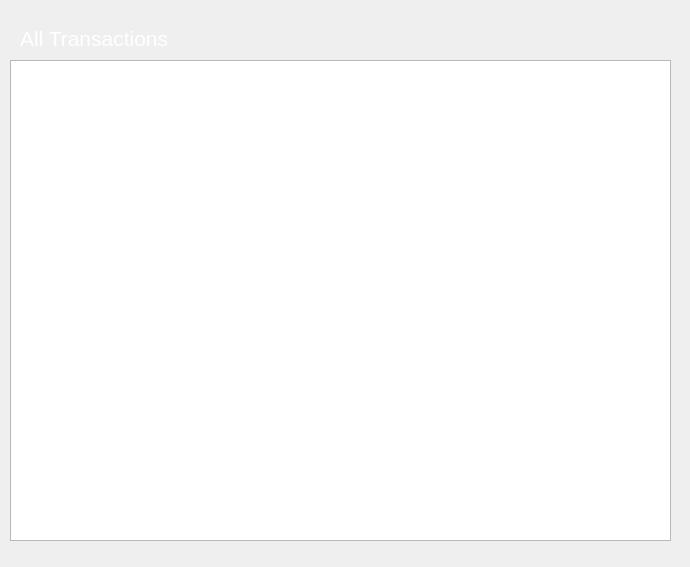
<?xml version="1.0" encoding="UTF-8"?>
<ui version="4.0">
 <class>UserTransactionsClass</class>
 <widget class="QDialog" name="UserTransactionsClass">
  <property name="geometry">
   <rect>
    <x>0</x>
    <y>0</y>
    <width>690</width>
    <height>567</height>
   </rect>
  </property>
  <property name="windowTitle">
   <string>UserTransactions</string>
  </property>
  <widget class="QListWidget" name="listTransactions_all">
   <property name="geometry">
    <rect>
     <x>10</x>
     <y>60</y>
     <width>661</width>
     <height>481</height>
    </rect>
   </property>
   <property name="focusPolicy">
    <enum>Qt::FocusPolicy::NoFocus</enum>
   </property>
  </widget>
  <widget class="QLabel" name="pageTitle_21">
   <property name="geometry">
    <rect>
     <x>20</x>
     <y>20</y>
     <width>261</width>
     <height>36</height>
    </rect>
   </property>
   <property name="font">
    <font>
     <family>Segoe UI</family>
     <pointsize>16</pointsize>
     <bold>false</bold>
    </font>
   </property>
   <property name="styleSheet">
    <string notr="true">color: white;</string>
   </property>
   <property name="text">
    <string>All Transactions</string>
   </property>
  </widget>
 </widget>
 <layoutdefault spacing="6" margin="11"/>
 <resources/>
 <connections/>
</ui>
